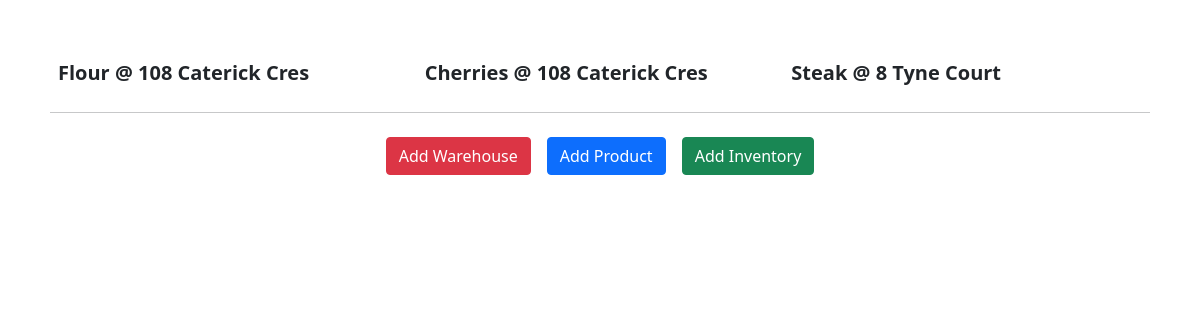
The page /shopify/index.php on the database its author committed.
### tables this page shows
CREATE TABLE `inventory` (
  `inventory_id` int(11) NOT NULL AUTO_INCREMENT,
  `inventory_product_id` int(11) DEFAULT NULL,
  `inventory_warehouse_id` int(11) DEFAULT NULL,
  `quantity` int(11) DEFAULT NULL,
  `price` float DEFAULT NULL,
  PRIMARY KEY (`inventory_id`)
);

CREATE TABLE `products` (
  `product_id` int(11) NOT NULL AUTO_INCREMENT,
  `product_name` varchar(255) DEFAULT NULL,
  PRIMARY KEY (`product_id`)
);

CREATE TABLE `warehouses` (
  `warehouse_id` int(11) NOT NULL AUTO_INCREMENT,
  `address` varchar(255) DEFAULT NULL,
  `city` varchar(255) DEFAULT NULL,
  `country` varchar(255) DEFAULT NULL,
  PRIMARY KEY (`warehouse_id`)
);

### src/shopify/api/functions.php (called while the page is built, shortened)
<?php
  require("database.php");
  function getProductName($product_id) {
    global $pdo;
    $query = $pdo->prepare("SELECT product_name FROM products WHERE product_id = :product_id");
    $query->bindParam(":product_id",$product_id);
    $query->execute();
    $results = $query->fetchAll(PDO::FETCH_ASSOC);
    return $results[0]['product_name'];
  }
  function getWarehouseAddress($warehouse_id) {
    global $pdo;
    $query = $pdo->prepare("SELECT `address` FROM warehouses WHERE warehouse_id = :warehouse_id");
    $query->bindParam(":warehouse_id",$warehouse_id);
    $query->execute();
    $results = $query->fetchAll(PDO::FETCH_ASSOC);
    return $results[0]['address'];
  }
  function getInvetoryList() {
    global $pdo;
    $query = $pdo->prepare("SELECT * FROM inventory");
    $query->execute();
    $results = $query->fetchAll(PDO::FETCH_ASSOC);
    return $results;
  }
?>

### src/shopify/index.php (the view, shortened to what this page needs)
<?php
    require("./api/functions.php");
?>
<!DOCTYPE html>
<html lang="en" dir="ltr">
  <head>
    <link href="https://cdn.jsdelivr.net/npm/bootstrap@5.0.1/dist/css/bootstrap.min.css" rel="stylesheet">
</head>
  <body>
    <div class="d-flex flex-row flex-wrap justify-content-start width-75">
    <?php
        $inventory = getInvetoryList();
        foreach ($inventory as $products) {
          $product_name = getProductName($products['inventory_product_id']);
          $location = getWarehouseAddress($products['inventory_warehouse_id']);
          echo "<div class='p-2 inventory'><p class='sub-inventory' data-bs-toggle='modal' data-bs-target='#editInventoryModal' id='".$products['inventory_id']."'>".$product_name." @ ".$location."</p></div>";
        }
    ?>
    </div>
    <hr>
    <div class="d-flex flex-row flex-wrap justify-content-center width-100">
      <button type="button" id="addwarehouse" class="btn btn-danger m-2 add" data-bs-toggle="modal" data-bs-target="#addWarehouseModal">Add Warehouse</button>
      <button type="button" id="addproduct" class="btn btn-primary m-2 add" data-bs-toggle="modal" data-bs-target="#addProductModal">Add Product</button>
      <button type="button" id="addinventory" class="btn btn-success m-2 add" data-bs-toggle="modal" data-bs-target="#addInventoryModal">Add Inventory</button>
    </div>
  </body>
</html>

### src/shopify/index.php (style rules this page uses)
body { margin: 50px; }
.inventory { width: calc(100% / 3); font-weight: bold; font-size: 20px; }
.sub-inventory { margin-bottom: 0; width:fit-content; }

### rows shown on the page
inventory: inventory_product.product_name "Flour", inventory_warehouse.address "108 Caterick Cres"
inventory: inventory_product.product_name "Cherries", inventory_warehouse.address "108 Caterick Cres"
inventory: inventory_product.product_name "Steak", inventory_warehouse.address "8 Tyne Court"
